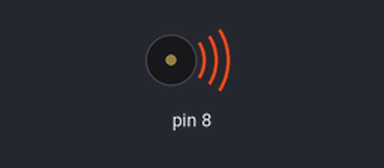
Bench run of a sketch on a simulated Arduino Uno, built with avr-gcc and run on an emulated ATmega328P. Shown: buzzer (waves = sounding).

Above: at 0.15 s.
At 4.1 s:
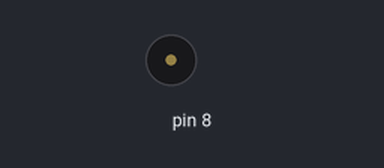
Timing chart, 0 to 6.5 s (numbered marks = the images above):
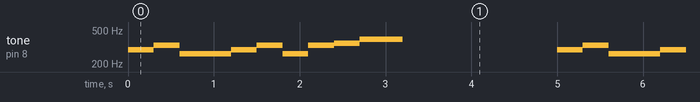

Measured:
- by itself, tone on pin 8: repeats every 5.0 s: 330 Hz 0.30 s, 262 Hz 0.60 s, 294 Hz 0.30 s, 330 Hz 0.30 s, 262 Hz 0.30 s, 330 Hz 0.30 s, 349 Hz 0.30 s, 392 Hz 0.50 s, silent 1.8 s, 294 Hz 0.30 s

The sketch:

Martinillo_Song.ino
```cpp
//www.elegoo.com
//2016.12.08

/*by: Julieta Rojas*/

#include "pitches.h"

// notes in the melody:
int melody[] = {
  NOTE_C4, NOTE_D4, NOTE_E4, NOTE_C4,
  NOTE_C4, NOTE_D4, NOTE_E4, NOTE_C4,
  NOTE_E4, NOTE_F4, NOTE_G4, NOTE_G4,
  NOTE_G4};

int duration = 500;  // 500 miliseconds

void setup() {
/* We have to define the name of the frequencies and of each of the notes.
An integer variable is declared that is 500 milliseconds, voice setup
function of configuration. Always place a loop with for loop, we declare
an entire function thisnote and that variable goes one by one, 1,2,3,4,5,6,7.
Within the cycle there is a reserved word that, on pin 8, calls the melody
array and if the variable is zero, the zero note will be played.
Between each frequency it has 1000 milliseconds, when the 7 notes finish
we wait 2000 milliseconds, and we can change the snote and it does the same
for the other frequencies that are different.*/

}

void loop() {

  for (int thisNote = 1; thisNote < 11; thisNote++) {
    // pin8 output the voice, every scale is 0.5 sencond
    tone(8, melody[thisNote], duration);

    // Output the voice after several minutes
    delay(300);
  }

  // restart after two seconds
  delay(2000);

}
```
